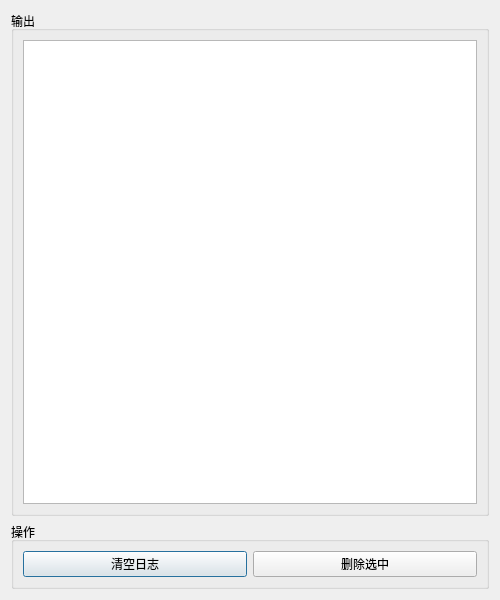
<?xml version="1.0" encoding="UTF-8"?>
<ui version="4.0">
 <class>showLog</class>
 <widget class="QDialog" name="showLog">
  <property name="geometry">
   <rect>
    <x>0</x>
    <y>0</y>
    <width>500</width>
    <height>600</height>
   </rect>
  </property>
  <property name="windowTitle">
   <string>日志</string>
  </property>
  <layout class="QVBoxLayout" name="verticalLayout_2">
   <item>
    <widget class="QGroupBox" name="groupBox">
     <property name="title">
      <string>输出</string>
     </property>
     <layout class="QHBoxLayout" name="horizontalLayout">
      <item>
       <widget class="QTableView" name="Output">
        <property name="selectionBehavior">
         <enum>QAbstractItemView::SelectRows</enum>
        </property>
       </widget>
      </item>
     </layout>
    </widget>
   </item>
   <item>
    <widget class="QGroupBox" name="groupBox_2">
     <property name="title">
      <string>操作</string>
     </property>
     <layout class="QHBoxLayout" name="horizontalLayout_2">
      <item>
       <widget class="QPushButton" name="clearLog">
        <property name="text">
         <string>清空日志</string>
        </property>
       </widget>
      </item>
      <item>
       <widget class="QPushButton" name="deleteSelected">
        <property name="text">
         <string>删除选中</string>
        </property>
       </widget>
      </item>
     </layout>
    </widget>
   </item>
  </layout>
 </widget>
 <resources/>
 <connections/>
</ui>
